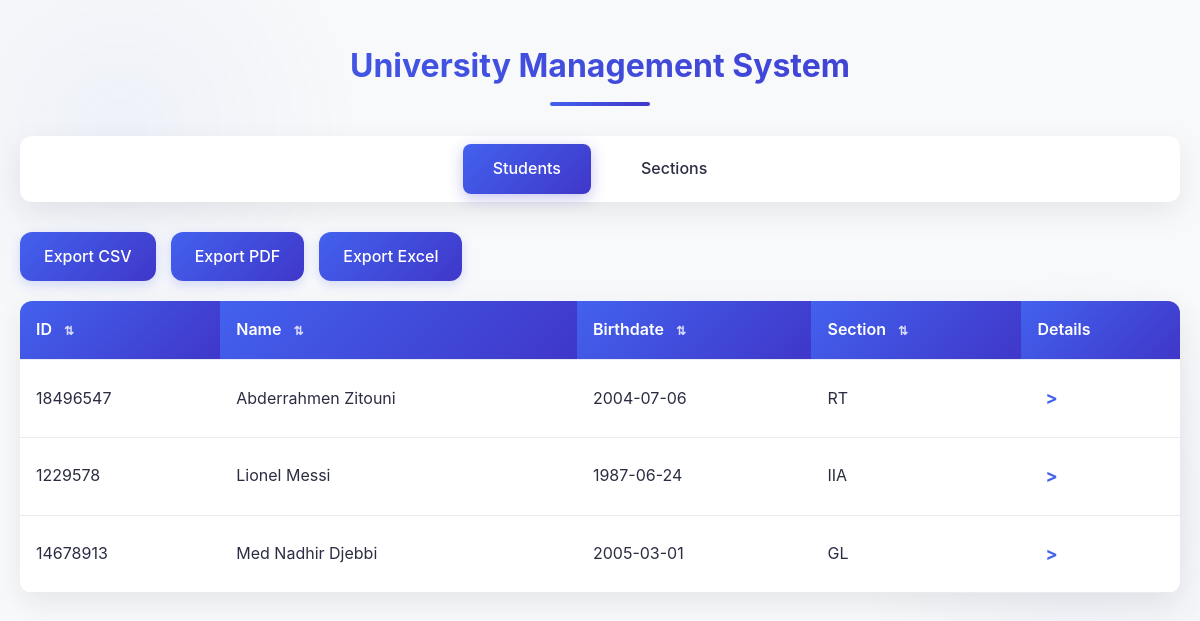
Screenshot of /?tab=students&sort_column=Name&sort_order=asc with the database file from the repository.
### tables this page shows
CREATE TABLE etudiant (
    id INT PRIMARY KEY,
    Name VARCHAR(50) NOT NULL,
    section_id INT NOT NULL,
    birthday DATE,
    FOREIGN KEY (section_id) REFERENCES section(id)
);

CREATE TABLE section (
    id INT PRIMARY KEY,
    designation VARCHAR(10) NOT NULL,
    description TEXT NOT NULL
);

### index.php (the view, shortened to what this page needs)
<?php
include('database.php');
$currentTab = isset($_GET['tab']) ? $_GET['tab'] : 'students';
$sort_column = isset($_GET['sort_column']) ? $_GET['sort_column'] : '';
$sort_order = isset($_GET['sort_order']) ? $_GET['sort_order'] : '';
$order_by = ($sort_column && $sort_order) ? "ORDER BY $sort_column $sort_order" : '';
if ($currentTab === 'students') {
    $query = "SELECT e.id, e.Name, e.birthday, s.designation as section_name
              FROM etudiant e
              JOIN section s ON e.section_id = s.id $order_by";
    $stmt = $pdo->prepare($query);
    $stmt->execute();
    $data = $stmt->fetchAll(PDO::FETCH_ASSOC);
} else {
    $query = "SELECT id, designation, description FROM section $order_by";
    $stmt = $pdo->prepare($query);
    $stmt->execute();
    $data = $stmt->fetchAll(PDO::FETCH_ASSOC);
}
require_once 'export.php';
?>
<!DOCTYPE html>
<html>
<head>
    <link rel="stylesheet" href="indexS.css">
</head>
<body>
    <h1>University Management System</h1>
    <div class="tabs">
        <div class="tab <?= $currentTab === 'students' ? 'active' : '' ?>">
            <a href="?tab=students">Students</a>
        </div>
        <div class="tab <?= $currentTab === 'sections' ? 'active' : '' ?>">
            <a href="?tab=sections">Sections</a>
        </div>
    </div>
    <?php if ($currentTab === 'students'): ?>
        <?php if (count($data) > 0): ?>
            <div class="export-buttons" style="margin: 10px 0; text-align: left;">
                <a href="export.php?export=1&type=csv&tab=<?= $currentTab ?><?= $sort_column ? '&sort_column='.$sort_column : '' ?><?= $sort_order ? '&sort_order='.$sort_order : '' ?>" class="action-btn btn-primary">Export CSV</a>
                <a href="export.php?export=1&type=pdf&tab=<?= $currentTab ?><?= $sort_column ? '&sort_column='.$sort_column : '' ?><?= $sort_order ? '&sort_order='.$sort_order : '' ?>" class="action-btn btn-primary">Export PDF</a>
                <a href="export.php?export=1&type=excel&tab=<?= $currentTab ?><?= $sort_column ? '&sort_column='.$sort_column : '' ?><?= $sort_order ? '&sort_order='.$sort_order : '' ?>" class="action-btn btn-primary">Export Excel</a>
            </div>
            <table>
                <tr>
                    <th>ID
                        <a href='?tab=students&sort_column=id&sort_order=asc' class='sort-btn'>&#8645;</a>
                    </th>
                    <th>Name
                        <a href='?tab=students&sort_column=Name&sort_order=asc' class='sort-btn'>&#8645;</a>
                    </th>
                    <th>Birthdate
                        <a href='?tab=students&sort_column=birthday&sort_order=asc' class='sort-btn'>&#8645;</a>
                    </th>
                    <th>Section
                        <a href='?tab=students&sort_column=section_name&sort_order=asc' class='sort-btn'>&#8645;</a>
                    </th>
                    <th>Details</th>
                </tr>
                <?php foreach ($data as $row): ?>
                    <tr>
                        <td><?= htmlspecialchars($row['id']) ?></td>
                        <td><?= htmlspecialchars($row['Name']) ?></td>
                        <td><?= htmlspecialchars($row['birthday']) ?></td>
                        <td><?= htmlspecialchars($row['section_name']) ?></td>
                        <td><a href='detailEtudiant.php?id=<?= $row['id'] ?>' class='details-link'>></a></td>
                    </tr>
                <?php endforeach; ?>
            </table>
        <?php else: ?>
            <p class="no-data">No students found</p>
        <?php endif; ?>
    <?php endif; ?>
</body>
</html>

### indexS.css (style rules this page uses)
:root { --primary-color: #4361ee; --primary-dark: #3a56d4; --secondary-color: #3f37c9; --error-color: #f72585; --success-color: #4cc9f0; --light-color: #f8f9fa; --dark-color: #212529; --text-color: #2b2d42; --border-radius: 12px; --box-shadow: 0 10px 30px rgba(0, 0, 0, 0.08); --transition: all 0.3s cubic-bezier(0.25, 0.8, 0.25, 1); --gradient: linear-gradient(135deg, #4361ee 0%, #3f37c9 100%); }
* { margin: 0; padding: 0; box-sizing: border-box; font-family: 'Inter', -apple-system, BlinkMacSystemFont, 'Segoe UI', Roboto, Oxygen, Ubuntu, Cantarell, sans-serif; }
body { background-color: #f8f9fa; color: var(--text-color); line-height: 1.6; padding: 20px; max-width: 1200px; margin: 0 auto; background-image: radial-gradient(circle at 10% 20%, rgba(67, 97, 238, 0.05) 0%, transparent 20%), radial-gradient(circle at 90% 80%, rgba(63, 55, 201, 0.05) 0%, transparent 20%); }
h1 { color: var(--dark-color); text-align: center; margin: 20px 0 30px; font-size: 32px; font-weight: 700; padding-bottom: 15px; background: var(--gradient); -webkit-background-clip: text; background-clip: text; color: transparent; position: relative; }
h1::after { content: ''; position: absolute; bottom: 0; left: 50%; transform: translateX(-50%); width: 100px; height: 4px; background: var(--gradient); border-radius: 2px; }
.tabs { display: flex; justify-content: center; margin-bottom: 30px; background: white; padding: 8px; border-radius: var(--border-radius); box-shadow: var(--box-shadow); }
.tab { padding: 12px 30px; margin: 0 10px; text-decoration: none; color: var(--text-color); font-weight: 500; border-radius: 8px; transition: var(--transition); position: relative; }
.tab a { text-decoration: none; color: inherit; }
.tab.active { background: var(--gradient); color: white; box-shadow: 0 4px 15px rgba(63, 55, 201, 0.3); }
.export-buttons { display: flex; justify-content: flex-start; gap: 15px; margin: 20px 0; }
.action-btn { padding: 12px 24px; border-radius: var(--border-radius); text-decoration: none; font-weight: 500; transition: var(--transition); display: inline-flex; align-items: center; gap: 8px; border: none; }
.btn-primary { background: var(--gradient); color: white; box-shadow: 0 4px 12px rgba(67, 97, 238, 0.2); }
table { width: 100%; margin: 20px 0; border-collapse: separate; border-spacing: 0; background: white; border-radius: var(--border-radius); overflow: hidden; box-shadow: var(--box-shadow); animation: fadeIn 0.5s ease-out; }
th, td { padding: 16px; text-align: left; border-bottom: 1px solid #e9ecef; }
th { background: var(--gradient); color: white; font-weight: 600; position: sticky; top: 0; }
.sort-btn { color: white; text-decoration: none; margin-left: 8px; font-size: 12px; opacity: 0.8; transition: var(--transition); }
tr { transition: var(--transition); }
.details-link { color: var(--primary-color); text-decoration: none; font-weight: bold; font-size: 18px; display: inline-block; transition: var(--transition); padding: 8px; }

### rows the page displays
etudiant: id "18496547", Name "Abderrahmen Zitouni", birthday "2004-07-06", section.designation "RT"
etudiant: id "1229578", Name "Lionel Messi", birthday "1987-06-24", section.designation "IIA"
etudiant: id "14678913", Name "Med Nadhir Djebbi", birthday "2005-03-01", section.designation "GL"
